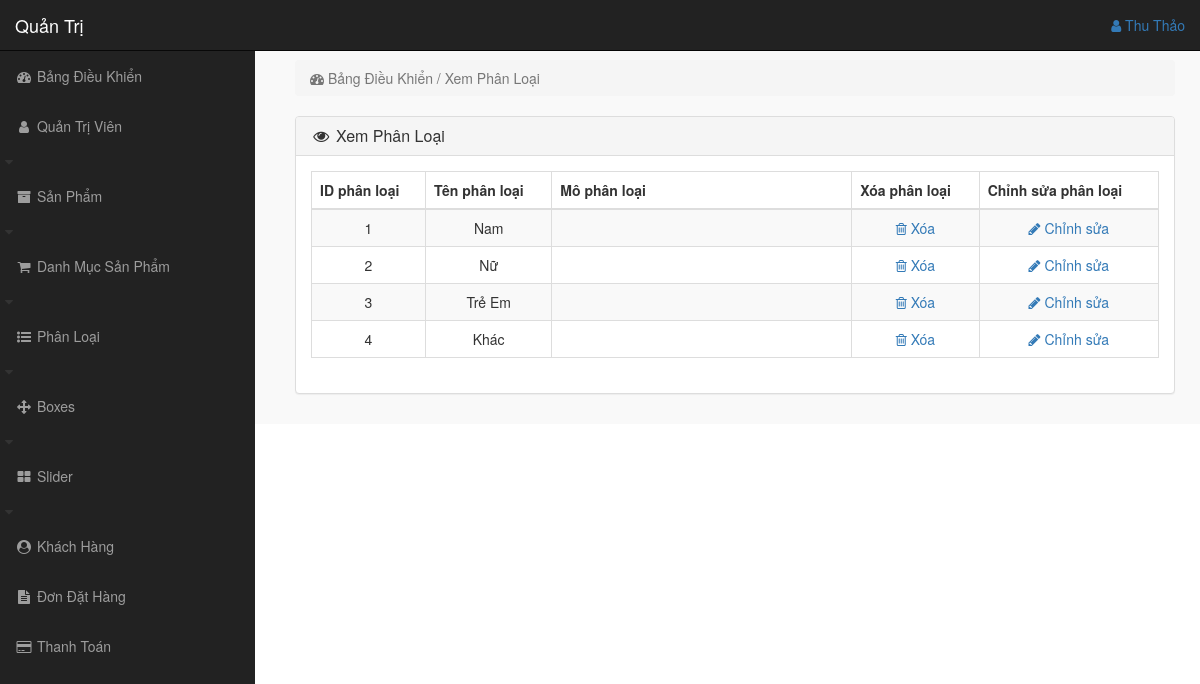
The app's page /admin_area/index.php?view_categories (signed in) with its own data.
### tables this page shows
CREATE TABLE `categories` (
  `cat_id` int(100) NOT NULL,
  `cat_title` text NOT NULL,
  `cat_desc` text NOT NULL
);

### admin_area/view_cat.php (the view)
<?php
if(!isset($_SESSION['admin_email'])){
    echo "<script>window.open('login.php','_self')</script>";
}else{
?>
<div style="padding-left: 270px;">
    <div class="row">
        <div class="col-lg-12">
            <ol class="breadcrumb">
                <li class="active">
                    <i class="fa fa-dashboard"></i> Bảng Điều Khiển / Xem Phân Loại
                </li>
            </ol>
        </div>
    </div>
    <div class="row">
        <div class="col-lg-12">
            <div class="panel panel-default">
                <div class="panel-heading">
                    <h3 class="panel-title">
                        <i class="fa fa-eye fa-fw"></i> Xem Phân Loại
                    </h3>
                </div>
                <div class="panel-body text-center">
                    <div class="table-responsive">
                        <table class="table table-bordered table-hover table-striped">
                            <thead>
                                <tr>
                                    <th>ID phân loại</th>
                                    <th>Tên phân loại</th>
                                    <th>Mô phân loại</th>
                                    <th>Xóa phân loại</th>
                                    <th>Chỉnh sửa phân loại</th>
                                </tr>
                            </thead>
                            <tbody>
                                <?php
                                $i=0;
                                $get_cats="select * from categories";
                                $run_cats=mysqli_query($con,$get_cats);
                                while($row_cats=mysqli_fetch_array($run_cats)){
                                    $cat_id=$row_cats['cat_id'];
                                    $cat_title=$row_cats['cat_title'];
                                    $cat_desc=$row_cats['cat_desc'];
                                    $i++;
                                ?>
                                <tr>
                                    <td><?php echo $i; ?></td>
                                    <td><?php echo $cat_title; ?></td>
                                    <td width="300"><?php echo $cat_desc; ?></td>
                                    <td>
                                        <a style="text-decoration: none;" href="index.php?delete_cat=<?php echo $cat_id; ?>">
                                            <i class="fa fa-trash-o"></i> Xóa
                                        </a>
                                    </td>
                                    <td>
                                        <a style="text-decoration: none;" href="index.php?edit_cat=<?php echo $cat_id; ?>">
                                            <i class="fa fa-pencil"></i> Chỉnh sửa
                                        </a>
                                    </td>
                                </tr>
                                <?php } ?>
                            </tbody>
                        </table>
                    </div>
                </div>
            </div>
        </div>
    </div>
</div>
<?php } ?>

### admin_area/includes/sidebar.php (shortened to what this page needs)
<?php
if(!isset($_SESSION['admin_email'])){
    echo "<script>window.open('login.php','_self')</script>";
}else{
?>
<nav class="navbar navbar-inverse navbar-fixed-top">
    <div class="navbar-header">
        <a href="index.php?dashboard" class="navbar-brand">Quản Trị</a>
    </div>
    <ul class="nav navbar-right top-nav">
        <li class="dropdown">
            <a href="#" class="dropdown-toggle" data-toggle="dropdown">
               <i class="fa fa-user"></i> <?php echo $admin_name ?>
            </a>
        </li>
    </ul>
    <div class="collapse navbar-collapse navbar-ex1-collapse">
        <ul class="nav navbar-nav sidebar-nav">
            <li>
                <a href="index.php?dashboard">
                    <i class="fa fa-fw fa-dashboard"></i> Bảng Điều Khiển
                </a>
            </li>
            <li>
                <a href="#" data-toggle="collapse" data-target="#users">
                    <i class="fa fa-fw fa-user"></i> Quản Trị Viên
                </a>
                <i class="fa fa-fw fa-caret-down"></i>
            </li>
            <li>
                <a href="#" data-toggle="collapse" data-target="#products">
                    <i class="fa fa-fw fa-archive"></i> Sản Phẩm
                </a>
                <i class="fa fa-fw fa-caret-down"></i>
            </li>
            <li>
                <a href="#" data-toggle="collapse" data-target="#product_cat">
                    <i class="fa fa-fw fa-shopping-cart"></i> Danh Mục Sản Phẩm
                </a>
                <i class="fa fa-fw fa-caret-down"></i>
            </li>
            <li>
                <a href="#" data-toggle="collapse" data-target="#category">
                    <i class="fa fa-fw fa-list-ul"></i> Phân Loại
                </a>
                <i class="fa fa-fw fa-caret-down"></i>
            </li>
            <li>
                <a href="#" data-toggle="collapse" data-target="#boxes">
                    <i class="fa fa-fw fa-arrows"></i> Boxes
                </a>
                <i class="fa fa-fw fa-caret-down"></i>
            </li>
            <li>
                <a href="#" data-toggle="collapse" data-target="#slider">
                    <i class="fa fa-fw fa-th-large"></i> Slider
                </a>
                <i class="fa fa-fw fa-caret-down"></i>
            </li>
            <li>
                <a href="index.php?view_customer">
                    <i class="fa fa-fw fa-user-circle"></i> Khách Hàng
                </a>
            </li>
            <li>
                <a href="index.php?view_order">
                    <i class="fa fa-fw fa-file-text"></i> Đơn Đặt Hàng
                </a>
            </li>
            <li>
                <a href="index.php?view_payments">
                    <i class="fa fa-fw fa-credit-card"></i> Thanh Toán
                </a>
            </li>
        </ul>
    </div>
</nav>
<?php } ?>

### admin_area/css/style.css (style rules this page uses)
body { margin-top: 100px; }
@media (min-width: 768px) { body { margin-top: 50px; } }
.top-nav { padding: 0 15px; }
.top-nav > li { display: inline-block; float: left; }
.top-nav > li > a { padding-top: 15px; padding-bottom: 15px; line-height: 20px; }
@media (min-width: 768px) { .sidebar-nav { position: fixed; top: 51px; width: 255px; border-radius: 0; overflow-y: auto; background-color: #222; bottom: 0; overflow-x: hidden; padding-bottom: 40px; } }
@media (min-width: 768px) { .sidebar-nav > li > a { width: 255px; } }

### records on screen
categories: cat_title "Nam"
categories: cat_title "Nữ"
categories: cat_title "Trẻ Em"
categories: cat_title "Khác"

### other values on screen
$admin_name "Thu Thảo"
